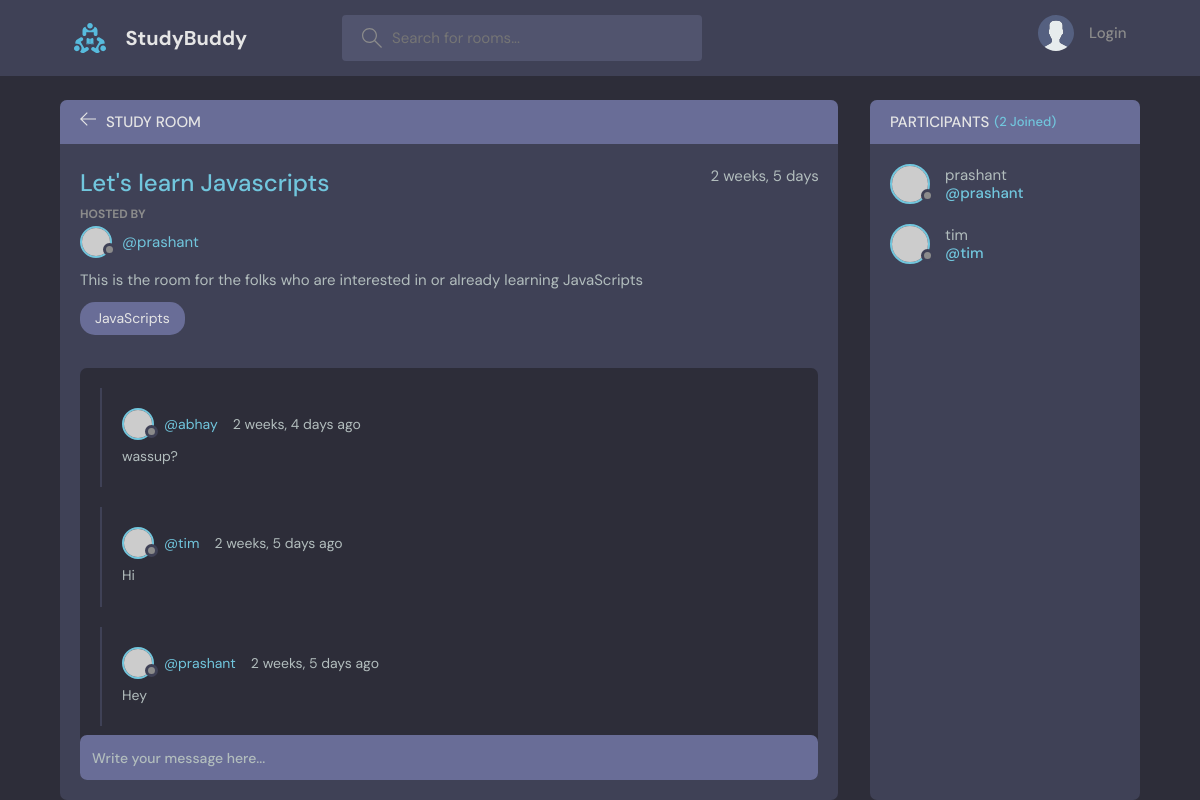
The page /room/1/ on the database its author committed.
### base/models.py (models this page shows, shortened)
class Room(models.Model):
    host = models.ForeignKey(User, on_delete=models.SET_NULL, null=True)
    topic = models.ForeignKey(Topic, on_delete=models.SET_NULL, null=True)
    name = models.CharField(max_length=200)
    description = models.TextField(null=True, blank=True)
    participants = models.ManyToManyField(User, related_name='participants', blank=True)
    updated = models.DateTimeField(auto_now=True)
    created = models.DateTimeField(auto_now_add=True)
    class Meta:
        ordering = ['-updated', '-created']

class Topic(models.Model):
    name = models.CharField(max_length=200)

class Message(models.Model):
    user = models.ForeignKey(User, on_delete=models.CASCADE)
    room = models.ForeignKey(Room, on_delete=models.CASCADE)
    body = models.TextField()
    updated = models.DateTimeField(auto_now=True)
    created = models.DateTimeField(auto_now_add=True)
    class Meta:
        ordering = ['-updated', '-created']

### base/views.py (the view, shortened to what this page needs)
# urls.py: path('room/<str:pk>/', views.room, name = 'room'),
def room(request, pk):
    room = Room.objects.get(id=pk)
    messages = room.message_set.all()
    participants = room.participants.all()
    context = {'room': room, 'messages':messages, 'participants': participants}
    return render(request, 'base/room.html', context)

### base/templates/base/room.html (shortened to what this page needs)
{% extends 'main.html' %}
{% block content %}
    <main class="profile-page layout layout--2">
      <div class="container">
        <div class="room">
          <div class="room__top">
            <div class="room__topLeft">
              <a href="{% url 'home' %}">
                <svg version="1.1" xmlns="http://www.w3.org/2000/svg" width="32" height="32" viewBox="0 0 32 32">
                  <title>arrow-left</title>
                  <path
                    d="M13.723 2.286l-13.723 13.714 13.719 13.714 1.616-1.611-10.96-10.96h27.625v-2.286h-27.625l10.965-10.965-1.616-1.607z"
                  ></path>
                </svg>
              </a>
              <h3>Study Room</h3>
            </div>
          </div>
          <div class="room__box scroll">
            <div class="room__header scroll">
              <div class="room__info">
                <h3>{{room.name}}</h3>
                <span>{{room.created | timesince}}</span>
              </div>
              <div class="room__hosted">
                <p>Hosted By</p>
                <a href="{% url 'profile' room.host.id %}" class="room__author">
                  <div class="avatar avatar--small">
                    <img src="https://randomuser.me/api/portraits/men/37.jpg" />
                  </div>
                  <span>@{{room.host.username}}</span>
                </a>
              </div>
              <div class="room__details">
                {{room.description}}
              </div>
              <span class="room__topics">{{room.topic.name}}</span>
            </div>
            <div class="room__conversation">
              <div class="threads scroll">
                {% for message in messages %}
                <div class="thread">
                  <div class="thread__top">
                    <div class="thread__author">
                      <a href="{% url 'profile' message.user.id %}" class="thread__authorInfo">
                        <div class="avatar avatar--small">
                          <img src="https://randomuser.me/api/portraits/men/37.jpg" />
                        </div>
                        <span>@{{message.user.username}}</span>
                      </a>
                      <span class="thread__date">{{message.created | timesince}} ago</span>
                    </div>
                  </div>
                  <div class="thread__details">
                    {{message.body}}
                  </div>
                </div>
                {% endfor %}
              </div>
            </div>
          </div>
          <div class="room__message">
            <form action="" method=POST>
              <input name = "body" placeholder="Write your message here..." />
            </form>
          </div>
        </div>
        <div class="participants">
          <h3 class="participants__top">Participants <span>({{participants.count}} Joined)</span></h3>
          <div class="participants__list scroll">
            {% for participant in participants %}
            <a href="{% url 'profile' participant.id %}" class="participant">
              <div class="avatar avatar--medium">
                <img src="https://randomuser.me/api/portraits/men/37.jpg" />
              </div>
              <p>
                {{participant.username}}
                <span>@{{participant.username}}</span>
              </p>
            </a>
            {% endfor %}
          </div>
        </div>
      </div>
    </main>
{% endblock content %}

### rows shown on the page
Room: name "Let's learn Javascripts", created "2 weeks, 5 days", host.username "prashant", description "This is the room for the folks who are interested in or already learning JavaScripts", topic.name "JavaScripts"
Message: user.username "abhay", created "2 weeks, 4 days", body "wassup?"
Message: user.username "tim", created "2 weeks, 5 days", body "Hi"
Message: user.username "prashant", created "2 weeks, 5 days", body "Hey"

### other values the page prints
{{ participants.count }} "2"
{{ participant.username }} "prashant"
{{ participant.username }} "tim"
